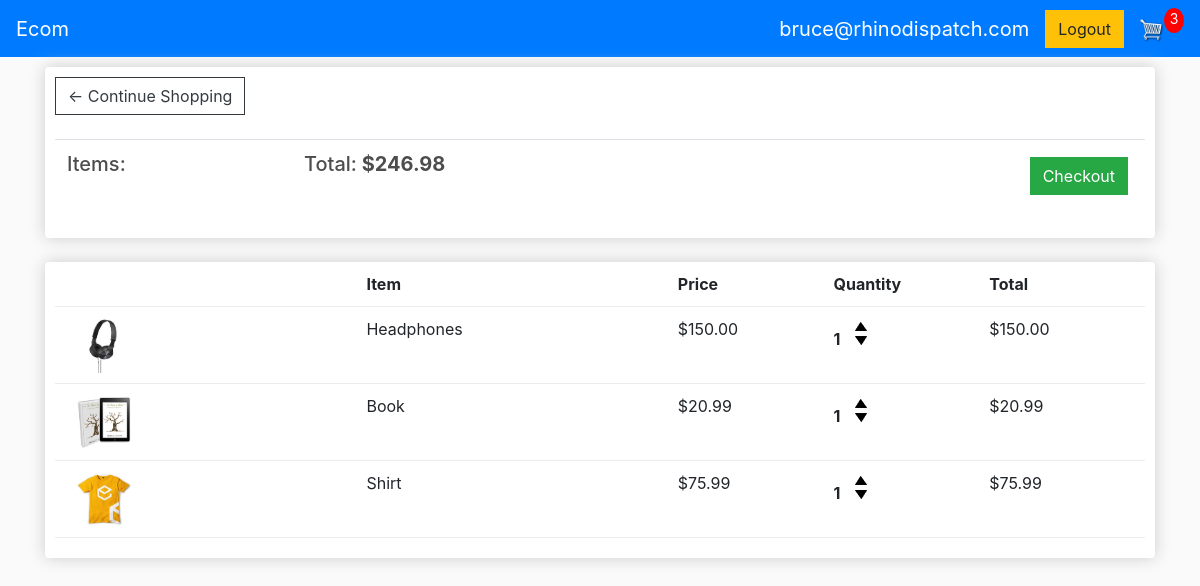
Screenshot of /cart/ (signed in) with the database file from the repository.
### users/models.py (models this page shows, shortened)
class User(AbstractBaseUser, PermissionsMixin):
    email = models.EmailField(unique=True, null=True)
    is_staff = models.BooleanField(
        'staff status',
        default=False,
        help_text='Designates whether the user can log into this site.',
    )
    USERNAME_FIELD = 'email'
    objects = MyUserManager()
    def __str__(self):
        return self.email

### store/models.py (models this page shows)
class CartModel(models.Model):
    user = models.ForeignKey(User, on_delete=models.SET_NULL, null=True, blank=True)

class CartItemModel(models.Model):
    product = models.ForeignKey(ProductModel, on_delete=models.CASCADE, related_name="cart_items", default=None,
                                blank=True)
    cart = models.ForeignKey(CartModel, on_delete=models.CASCADE, related_name="cart_items", default=None, blank=True)
    quantity = models.IntegerField(default=0)

class ProductModel(models.Model):
    price = models.FloatField()
    main_image = models.ImageField(upload_to=get_image_subdirectory_for_item_images)
    title = models.CharField(max_length=50)
    sku = models.CharField(max_length=20, unique=True)
    is_digital = models.BooleanField(default=False)

### store/views.py (the view)
# urls.py: path('cart/', views.cart, name='cart'),
def cart(request):
    cart = Cart(request.user, session=request.session)
    context = {
        'cart': cart
    }
    return render(request, 'store/cart.html', context)

### shop/services/сart.py (called while the page is built)
    @property
    def cart_item_price(self) -> float:
        return self.product.price * self.quantity

    def get_total_price(self) -> float:
        return sum([item.cart_item_price for item in self.get_items()])

    def get_amount_of_items(self) -> int:
        return sum([item.quantity for item in self.get_items()])

    def get_items(self) -> List[CartItem]:
        return [CartItem(
            product=model.product,
            quantity=model.quantity)
            for model in self._cart_model.cart_items.all()]

    def get_items(self) -> List[CartItem]:
        return self._storage.get_items()

    @property
    def total_price(self) -> float:
        return self._storage.get_total_price()

    @property
    def amount_of_items(self) -> int:
        return self._storage.get_amount_of_items()

### templates/store/cart.html (shortened to what this page needs)
{% extends 'store/base.html' %}
{% load static %}
{% block body %}
	<div class="row">
		<div class="col-lg-12">
			<div class="box-element">
				<a  class="btn btn-outline-dark" href="{% url 'store' %}">&#x2190; Continue Shopping</a>
				<br>
				<br>
				<table class="table">
					<tr>
						<th><h5>Items: <strong>{{cart.get_amount_of_items}}</strong></h5></th>
						<th><h5>Total:<strong> ${{cart.total_price|floatformat:2}}</strong></h5></th>
						<th>
							<a  style="float:right; margin:5px;" class="btn btn-success" href="{% url 'checkout' %}">Checkout</a>
						</th>
					</tr>
				</table>
			</div>
			<br>
			<div class="box-element">
				<div class="cart-row">
					<div style="flex:2"></div>
					<div style="flex:2"><strong>Item</strong></div>
					<div style="flex:1"><strong>Price</strong></div>
					<div style="flex:1"><strong>Quantity</strong></div>
					<div style="flex:1"><strong>Total</strong></div>
				</div>
				{% for  item in cart.get_items %}
				<div class="cart-row">
					<div style="flex:2"><img class="row-image" src=" {{item.product.main_image.url}}"></div>
					<div style="flex:2"><p>{{item.product.title}}</p></div>
					<div style="flex:1"><p>${{item.product.price|floatformat:2}}</p></div>
					<div style="flex:1">
						<p class="quantity">{{item.quantity}}</p>
						<div class="quantity">
							<img data-SKU="{{item.product.sku}}" data-action="add" class="chg-quantity update-cart" src="{% get_media_prefix %}arrow-up.png">
							<img data-SKU="{{item.product.sku}}" data-action="remove" class="chg-quantity update-cart" src="{% get_media_prefix %}arrow-down.png">
						</div>
					</div>
					<div style="flex:1"><p>${{item.cart_item_price|floatformat:2}}</p></div>
				</div>
				{% endfor %}
			</div>
		</div>
	</div>
{% endblock %}

### templates/store/base.html (shortened to what this page needs)
<!DOCTYPE html>
<html lang="en">
{% load static %}
<head>
    <title>{% block title %}{% endblock %}</title><link rel="stylesheet" href="https://stackpath.bootstrapcdn.com/bootstrap/4.5.0/css/bootstrap.min.css">
    <link rel="stylesheet" href="{% static 'css/main.css' %}">
</head>
<body>
	<nav class="navbar navbar-dark bg-primary">
    <div class="justify-content-start">
        <a class="navbar-brand" href="{% url 'store' %}">Ecom</a>
    </div>
	    <div class="form-inline my-2 my-lg-0">
            {% if user.is_authenticated %}
                <span class="navbar-brand">{{ user.email }}</span>
	     	    <a href="{% url 'account_logout' %}" class="btn btn-warning">Logout</a>
            {% else %}
                <a href="{% url 'account_login' %}" class="btn btn-warning">Login</a>
            {% endif %}
	     	<a href="{% url 'cart' %}">
	    		<img id="cart-icon" src="{% get_media_prefix %}cart.png" alt="cart">
	    	</a>
	    	<p id="cart-total">{{ cart.amount_of_items }}</p>
	    </div>
	</nav>
    <div class="container">
        {% block body %}
        {% endblock body %}
    </div>
</body>
</html>

### static/css/main.css (style rules this page uses)
body { background-color: hsl(0, 0%, 98%); }
h1,h2,h3,h4,h5,h6 { color:hsl(0, 0%, 30%); }
.box-element { box-shadow:hsl(0, 0%, 80%) 0 0 16px; background-color: #fff; border-radius: 4px; padding: 10px; }
#cart-icon { width:25px; display: inline-block; margin-left: 15px; }
#cart-total { display: block; text-align: center; color:#fff; background-color: red; width: 20px; height: 25px; border-radius: 50%; font-size: 14px; }
.col-lg-4, .col-lg-6, .col-lg-8, .col-lg-12 { margin-top: 10px; }
.btn { border-radius: 0; }
.row-image { width: 100px; }
.cart-row { display: flex; align-items: stretch; padding-bottom: 10px; margin-bottom: 10px; border-bottom: 1px solid #ececec; }
.quantity { display: inline-block; font-weight: 700; padding-right:10px; }
.chg-quantity { width: 12px; cursor: pointer; display: block; margin-top: 5px; transition:.1s; }

### rows the page displays
User: email "bruce@rhinodispatch.com"
CartModel: amount_of_items "3", total_price "246.98"
ProductModel: product.main_image (picture), product "Headphones", product.price "150.00", cart_item_price "150.00"
ProductModel: product.main_image (picture), product "Book", product.price "20.99", cart_item_price "20.99"
ProductModel: product.main_image (picture), product "Shirt", product.price "75.99", cart_item_price "75.99"

### other values shown
{{ item.quantity }} "1" "1" "1"
